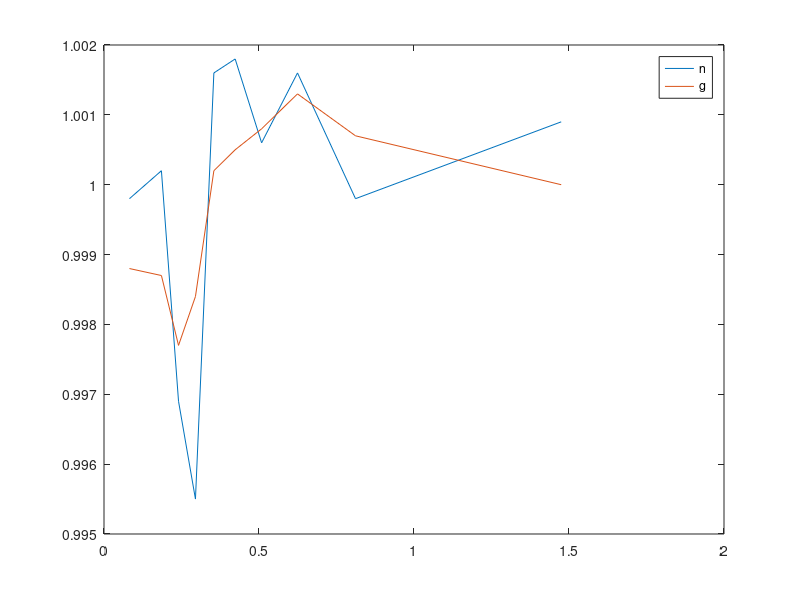

MATLAB code to generate this figure:
en = [0.9998 1.0002 0.9969 0.9955 1.0016 1.0018 1.0006 1.0016 0.9998 1.0009 ];
sn = [0.0821 0.1852 0.2404 0.2950 0.3544 0.4231 0.5084 0.6242 0.8113 1.4749 ];

eg = [0.9988 0.9987 0.9977 0.9984 1.0002 1.0005 1.0008 1.0013 1.0007 1.0000 ];
sg = [0.0821 0.1852 0.2404 0.2950 0.3544 0.4231 0.5084 0.6242 0.8113 1.4749 ];

plot(sn, en)
hold
plot(sg, eg)
legend('n', 'g')